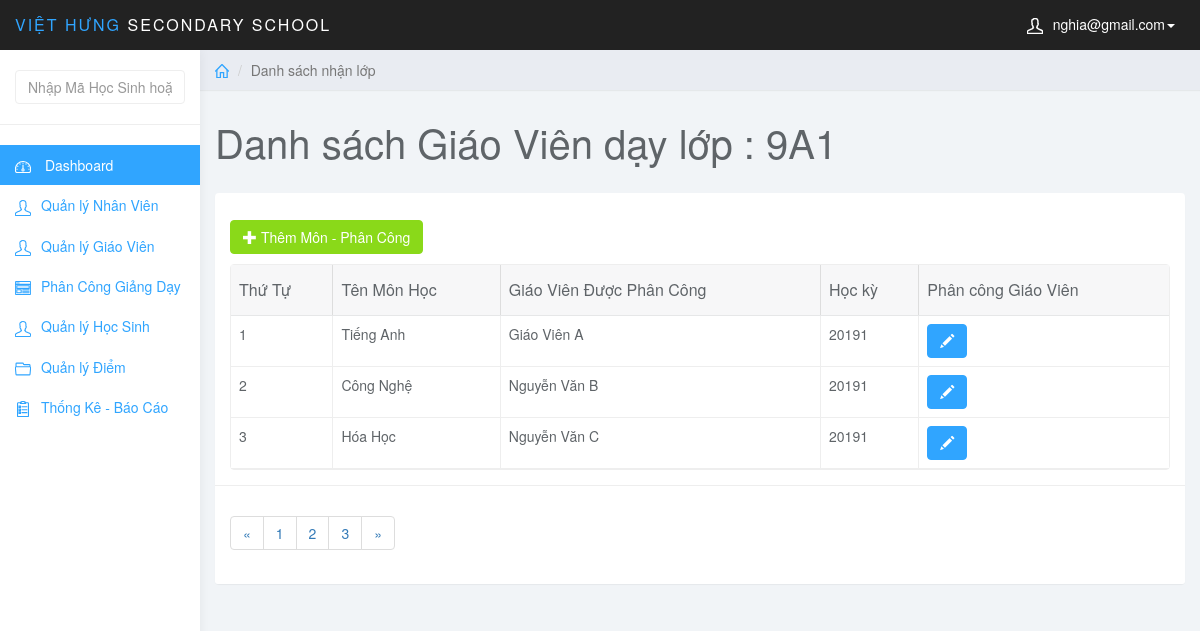
Before: /admin/index.php?page=list_mon&id_class=2 (signed in) with the older database file.
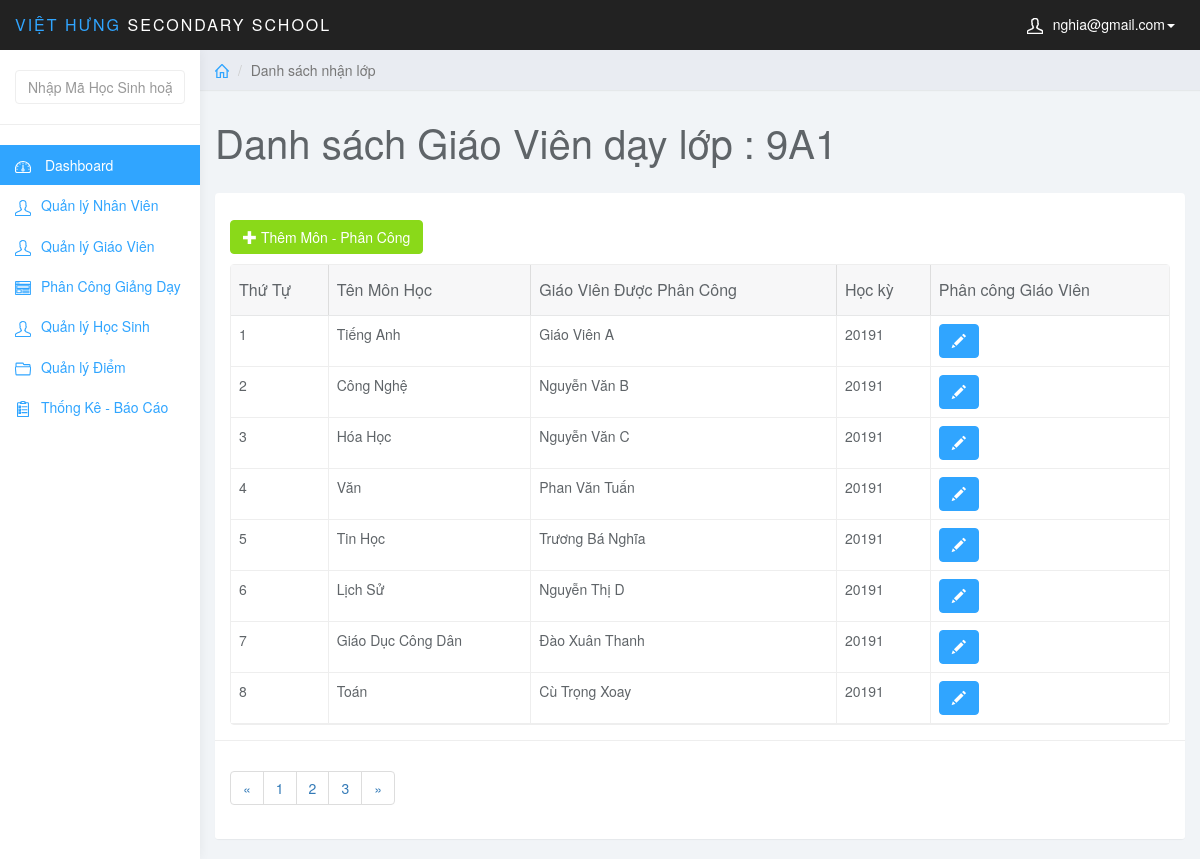
After: the same page with the newer database file.
### tables this page shows
CREATE TABLE `dayhoc` (
  `MaDayHoc` int(5) NOT NULL AUTO_INCREMENT,
  `MaMonHoc` varchar(5) NOT NULL,
  `MaGV` int(6) NOT NULL,
  `MaLopHoc` varchar(10) NOT NULL,
  `MaHocKy` varchar(5) NOT NULL,
  `MoTaPhanCong` varchar(50) NOT NULL,
  PRIMARY KEY (`MaDayHoc`),
  KEY `fk_day_monhoc` (`MaMonHoc`),
  KEY `fk_day_gv` (`MaGV`),
  KEY `fk_day_hocky` (`MaHocKy`),
  KEY `fk_day_lophoc` (`MaLopHoc`),
  CONSTRAINT `fk_day_gv` FOREIGN KEY (`MaGV`) REFERENCES `giaovien` (`MaGV`),
  CONSTRAINT `fk_day_hocky` FOREIGN KEY (`MaHocKy`) REFERENCES `hocky` (`MaHocKy`),
  CONSTRAINT `fk_day_lophoc` FOREIGN KEY (`MaLopHoc`) REFERENCES `lophoc` (`MaLopHoc`),
  CONSTRAINT `fk_day_monhoc` FOREIGN KEY (`MaMonHoc`) REFERENCES `monhoc` (`MaMonHoc`)
);

CREATE TABLE `monhoc` (
  `MaMonHoc` varchar(5) NOT NULL,
  `TenMonHoc` varchar(20) NOT NULL,
  `SoTiet` int(20) NOT NULL,
  `HeSoMonHoc` int(1) NOT NULL,
  PRIMARY KEY (`MaMonHoc`)
);

CREATE TABLE `giaovien` (
  `MaGV` int(6) NOT NULL,
  `MaMonHoc` varchar(5) NOT NULL,
  `TenGV` varchar(50) NOT NULL,
  `DiaChi` varchar(50) NOT NULL,
  `SDT` varchar(11) NOT NULL,
  `gv_mail` varchar(50) NOT NULL,
  `gv_pass` varchar(50) NOT NULL,
  PRIMARY KEY (`MaGV`),
  UNIQUE KEY `SDT` (`SDT`),
  KEY `fk_gv_mh` (`MaMonHoc`),
  CONSTRAINT `fk_gv_mh` FOREIGN KEY (`MaMonHoc`) REFERENCES `monhoc` (`MaMonHoc`)
);

### admin/list_mon.php (the view, shortened to what this page needs)
<?php
    $class_id = $_GET['id_class'];
    $sql_lophoc = "SELECT * FROM dayhoc JOIN monhoc ON dayhoc.MaMonHoc = monhoc.MaMonHoc JOIN giaovien ON dayhoc.MaGV = giaovien.MaGV JOIN lophoc ON dayhoc.MaLopHoc = lophoc.MaLopHoc WHERE dayhoc.MaLopHoc = '$class_id'";
    $query_lophoc = mysqli_query($conn,$sql_lophoc);
    $row_lophoc = mysqli_fetch_assoc($query_lophoc);
?>
<div class="col-sm-9 col-sm-offset-3 col-lg-10 col-lg-offset-2 main">
		<div class="row">
			<ol class="breadcrumb">
				<li><a href="index.php"><svg class="glyph stroked home"><use xlink:href="#stroked-home"></use></svg></a></li>
				<li class="active">Danh sách nhận lớp</li>
			</ol>
		</div>
		<div class="row">
			<div class="col-lg-12">
				<h1 class="page-header">Danh sách Giáo Viên dạy lớp : <?php echo $row_lophoc['Tenlophoc']; ?></h1>
			</div>
		</div>
        <div id="toolbar" class="btn-group">
            <a href="index.php?page=add_mon&id_class=<?php echo $class_id; ?>" class="btn btn-success">
                <i class="glyphicon glyphicon-plus"></i> Thêm Môn - Phân Công
            </a>
        </div>
		<div class="row">
			<div class="col-lg-12">
				<div class="panel panel-default">
					<div class="panel-body">
                        <table
                            data-toolbar="#toolbar"
                            data-toggle="table">
						    <thead>
						    <tr>
                                <th>Thứ Tự</th>
						        <th data-field="id" data-sortable="true">Tên Môn Học</th>
                                <th data-field="name"  data-sortable="true">Giáo Viên Được Phân Công</th>
                                <th>Học kỳ</th>
                                <th data-field="price" data-sortable="true">Phân công Giáo Viên</th>
						    </tr>
                            </thead>
                            <tbody>
                                <?php
                                    $sql_view = "SELECT * FROM dayhoc JOIN monhoc ON dayhoc.MaMonHoc = monhoc.MaMonHoc JOIN giaovien ON dayhoc.MaGV = giaovien.MaGV WHERE dayhoc.MaLopHoc = '$class_id'";
                                    $query_view = mysqli_query($conn,$sql_view);
                                    $i = 1;
                                    while ($row_view = mysqli_fetch_assoc($query_view)) {
                                    ?>
                                        <tr>
                                            <td><?php echo $i++; ?></td>
                                            <td style=""><?php echo $row_view['TenMonHoc'] ?></td>
                                            <td style=""><?php echo $row_view['TenGV'] ?></td>
                                            <td><?php echo $row_view['MaHocKy'] ?></td>
                                            <td class="form-group">
                                                <a href="index.php?page=edit_mon&id_mon=<?php echo $row_view['MaMonHoc']; ?>&id_class=<?php echo $class_id; ?>" class="btn btn-primary"><i class="glyphicon glyphicon-pencil"></i></a>
                                            </td>
                                        </tr>
                                    <?php } ?>
                            </tbody>
						</table>
                    </div>
                    <div class="panel-footer">
                        <nav aria-label="Page navigation example">
                            <ul class="pagination">
                                <li class="page-item"><a class="page-link" href="#">&laquo;</a></li>
                                <li class="page-item"><a class="page-link" href="#">1</a></li>
                                <li class="page-item"><a class="page-link" href="#">2</a></li>
                                <li class="page-item"><a class="page-link" href="#">3</a></li>
                                <li class="page-item"><a class="page-link" href="#">&raquo;</a></li>
                            </ul>
                        </nav>
                    </div>
				</div>
			</div>
		</div>
	</div>

Changed rows visible on the page:
added dayhoc: MaMonHoc.TenMonHoc "Văn", MaGV.TenGV "Phan Văn Tuấn", MaHocKy "20191"
added dayhoc: MaMonHoc.TenMonHoc "Tin Học", MaGV.TenGV "Trương Bá Nghĩa", MaHocKy "20191"
added dayhoc: MaMonHoc.TenMonHoc "Lịch Sử", MaGV.TenGV "Nguyễn Thị D", MaHocKy "20191"
added dayhoc: MaMonHoc.TenMonHoc "Giáo Dục Công Dân", MaGV.TenGV "Đào Xuân Thanh", MaHocKy "20191"
added dayhoc: MaMonHoc.TenMonHoc "Toán", MaGV.TenGV "Cù Trọng Xoay", MaHocKy "20191"
